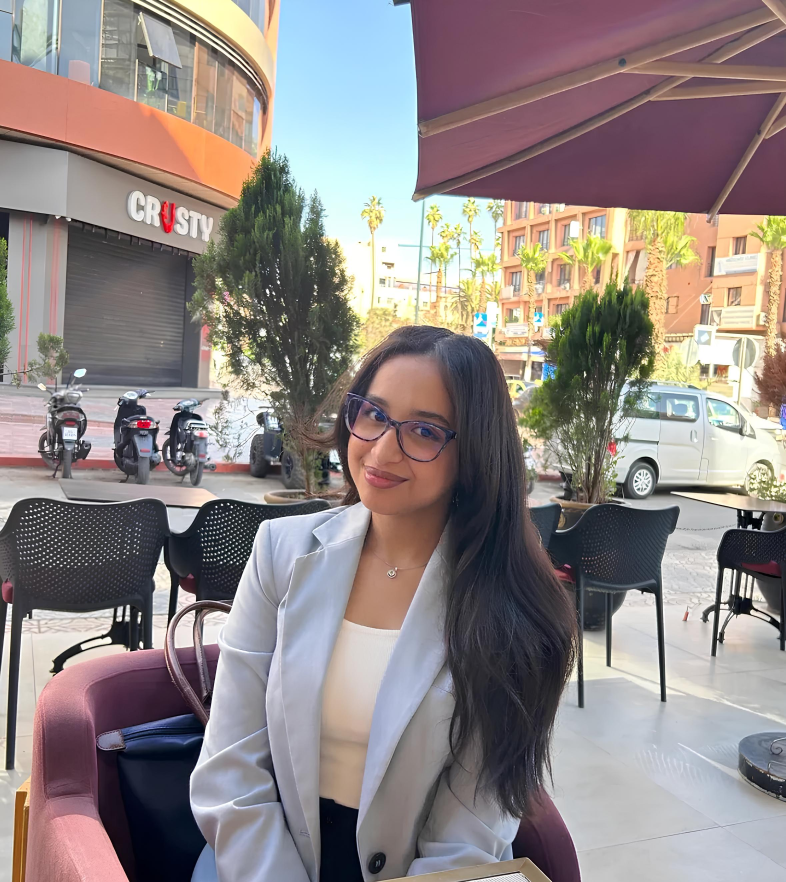
#> input picture chaimaa.jpeg, 2358 x 2646 px (shown at 1/3 size)
$ python generate_share_image.py
#> lines starting #> are read from the running program, lines starting #| are printed output that depends on the picture; after the words box and inside, x2 and y2 are one past the last pixel; in counts of white or black regions, pixels touching at a corner belong together
from pathlib import Path

from PIL import Image, ImageFilter, ImageEnhance, ImageOps, ImageDraw


ROOT = Path(__file__).resolve().parent
SOURCE = ROOT / "chaimaa.jpeg"
OUTPUT_DIR = ROOT / "assets"
OUTPUT_DIR.mkdir(exist_ok=True)
OUTPUT = OUTPUT_DIR / "chaimaa-share.png"


def make_cover_image(img: Image.Image, size: tuple[int, int]) -> Image.Image:
#> called with size = (1200, 630)
    target_w, target_h = size
    src_w, src_h = img.size
#> src_w = 2358; src_h = 2646
    scale = max(target_w / src_w, target_h / src_h)
#> scale = 0.509
    resized = img.resize((int(src_w * scale), int(src_h * scale)), Image.Resampling.LANCZOS)
    left = (resized.width - target_w) // 2
#> left = 0
    top = (resized.height - target_h) // 2
#> top = 358
    return resized.crop((left, top, left + target_w, top + target_h))
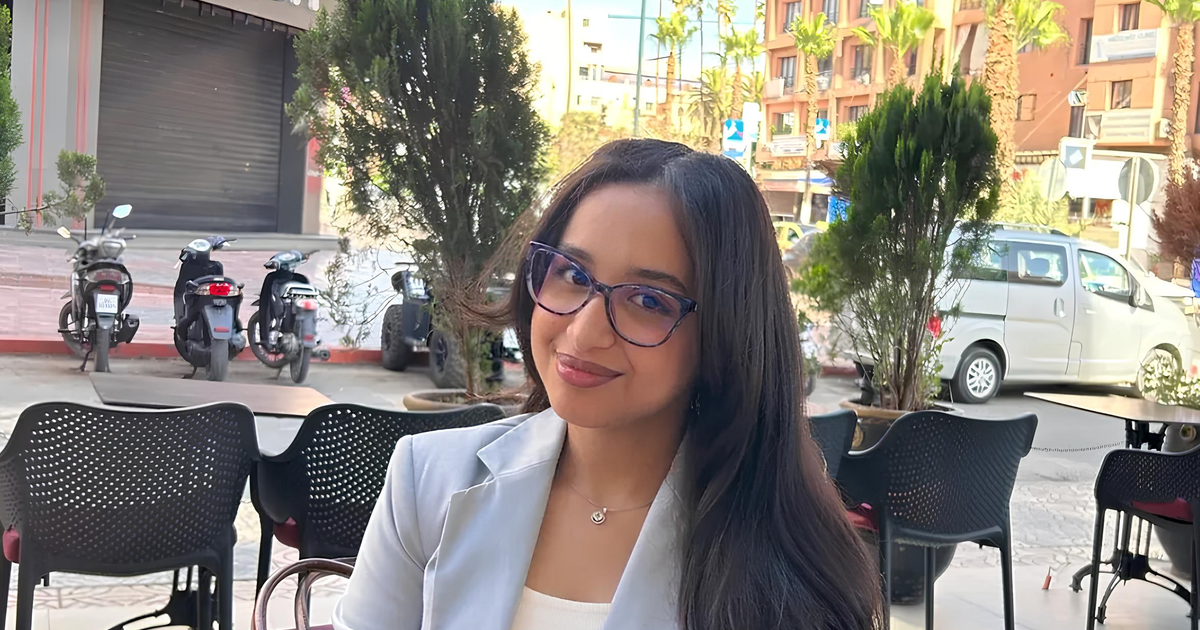
#> returned value: PIL image 1200x630 RGBA; mean R, G, B, A 138.2, 131.6, 124, 255


def main() -> None:
    img = Image.open(SOURCE).convert("RGBA")

    canvas_size = (1200, 630)
    bg = make_cover_image(img, canvas_size).filter(ImageFilter.GaussianBlur(18))
    bg = ImageEnhance.Brightness(bg).enhance(0.78)
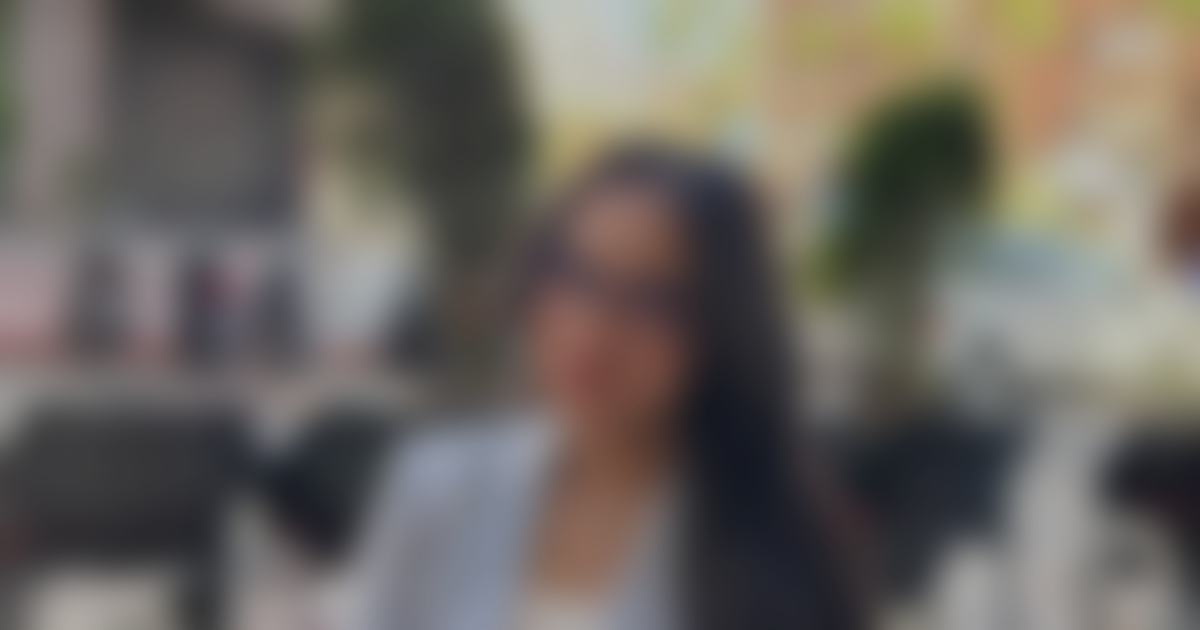
#> bg: PIL image 1200x630 RGBA; mean R, G, B, A 107.2, 102.1, 96.2, 255
    bg = ImageEnhance.Contrast(bg).enhance(0.95)

    canvas = bg.copy()
    overlay = Image.new("RGBA", canvas_size, (22, 0, 0, 70))
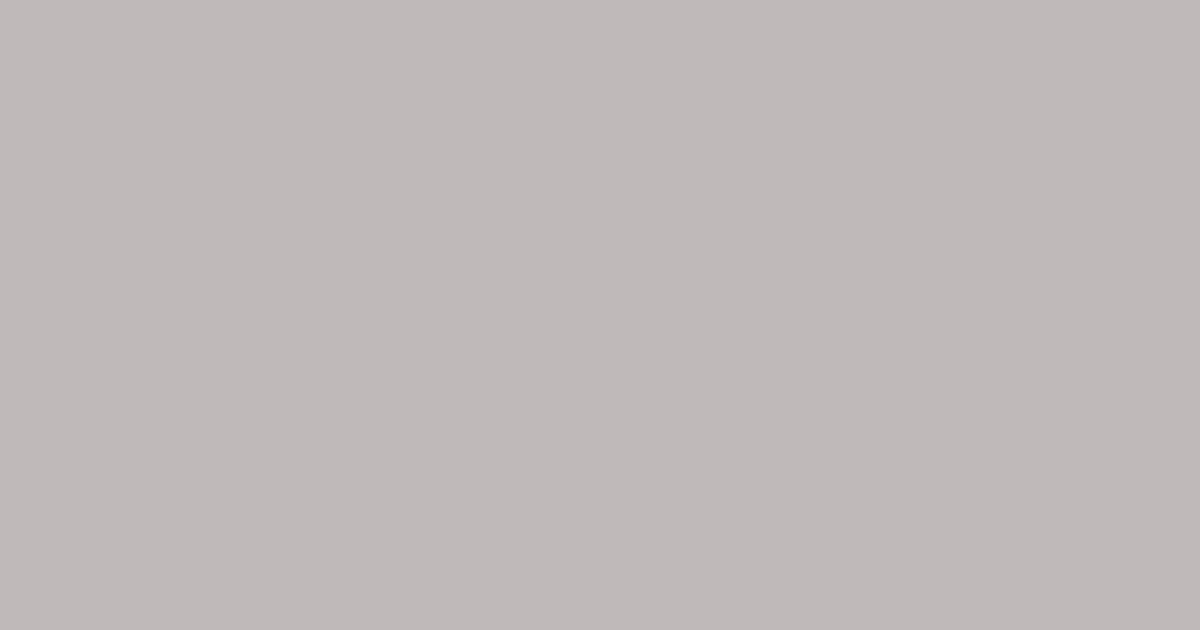
#> overlay: PIL image 1200x630 RGBA; mean R, G, B, A 22, 0, 0, 70; transparent parts drawn white
    canvas = Image.alpha_composite(canvas, overlay)

    # Add a soft vignette to keep the focus centered.
    vignette = Image.new("L", canvas_size, 0)
#> vignette: PIL image 1200x630 L; every value is 0
    vignette_draw = ImageDraw.Draw(vignette)
    vignette_draw.ellipse((-80, -80, 1280, 710), fill=255)
    vignette = vignette.filter(ImageFilter.GaussianBlur(90))
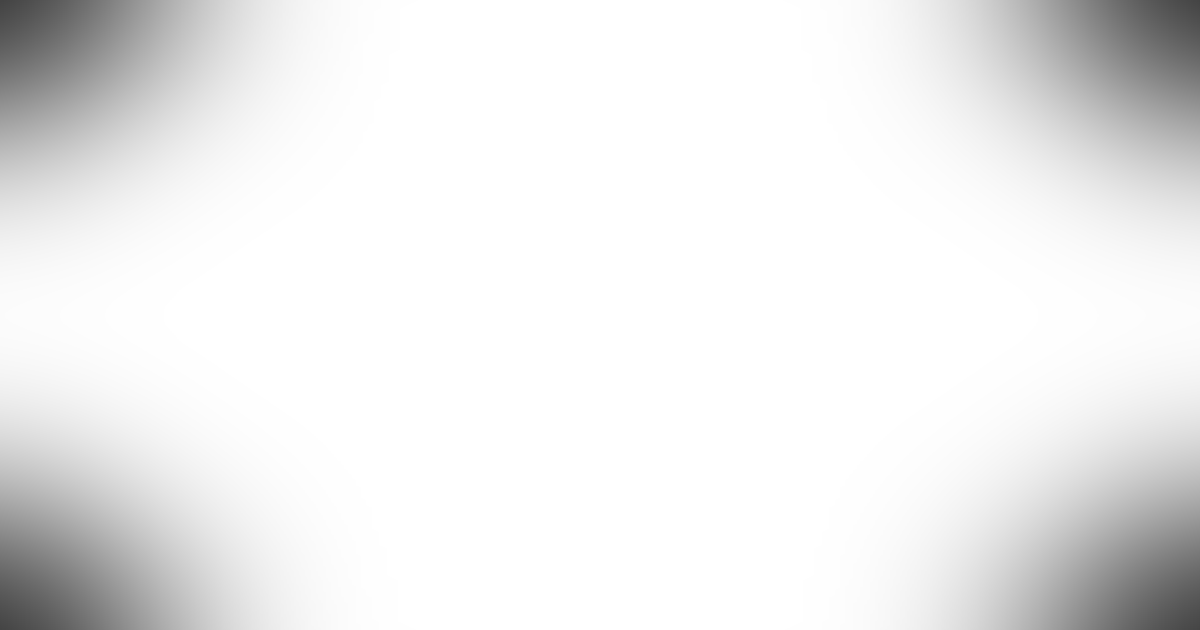
#> vignette: PIL image 1200x630 L; min 68, max 255, mean 236.5
    dark = Image.new("RGBA", canvas_size, (0, 0, 0, 90))
    canvas = Image.composite(canvas, Image.alpha_composite(canvas, dark), vignette)

    # Center the original invitation image, cropped to a pleasant portrait card.
    card_h = 560
    card_w = int(card_h * img.width / img.height)
#> card_w = 499
    card = ImageOps.contain(img, (card_w, card_h), method=Image.Resampling.LANCZOS)

    # Shadow behind the card.
    shadow = Image.new("RGBA", (card.width + 40, card.height + 40), (0, 0, 0, 0))
#> shadow: PIL image 539x600 RGBA; every value is 0
    shadow_draw = ImageDraw.Draw(shadow)
    shadow_draw.rounded_rectangle((16, 16, shadow.width - 16, shadow.height - 16), radius=34, fill=(0, 0, 0, 90))
    shadow = shadow.filter(ImageFilter.GaussianBlur(14))
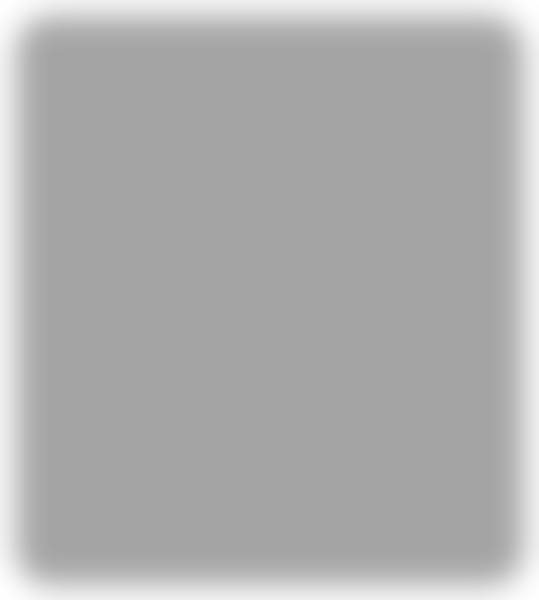
#> shadow: PIL image 539x600 RGBA; mean R, G, B, A 0, 0, 0, 79.8; transparent parts drawn white

    x = (canvas_size[0] - shadow.width) // 2
#> x = 330
    y = (canvas_size[1] - shadow.height) // 2
#> y = 15
    canvas.alpha_composite(shadow, (x, y))

    card_bg = Image.new("RGBA", (card.width + 28, card.height + 28), (253, 246, 240, 255))
    card_mask = Image.new("L", card_bg.size, 0)
#> card_mask: PIL image 527x588 L; every value is 0
    ImageDraw.Draw(card_mask).rounded_rectangle((0, 0, card_bg.width, card_bg.height), radius=32, fill=255)
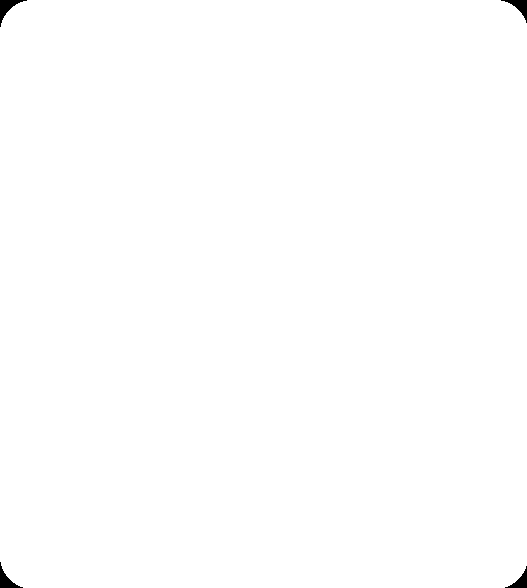
#> card_mask: PIL image 527x588 L; 99.7% white; 4 black regions, box (x1, y1, x2, y2) and area: (0, 0, 27, 27) 230, (501, 0, 527, 23) 203, (0, 562, 23, 588) 203, (505, 566, 527, 588) 177
    card_bg.putalpha(card_mask)
    card_bg.alpha_composite(card, (14, 14))

    canvas.alpha_composite(card_bg, ((canvas_size[0] - card_bg.width) // 2, (canvas_size[1] - card_bg.height) // 2))
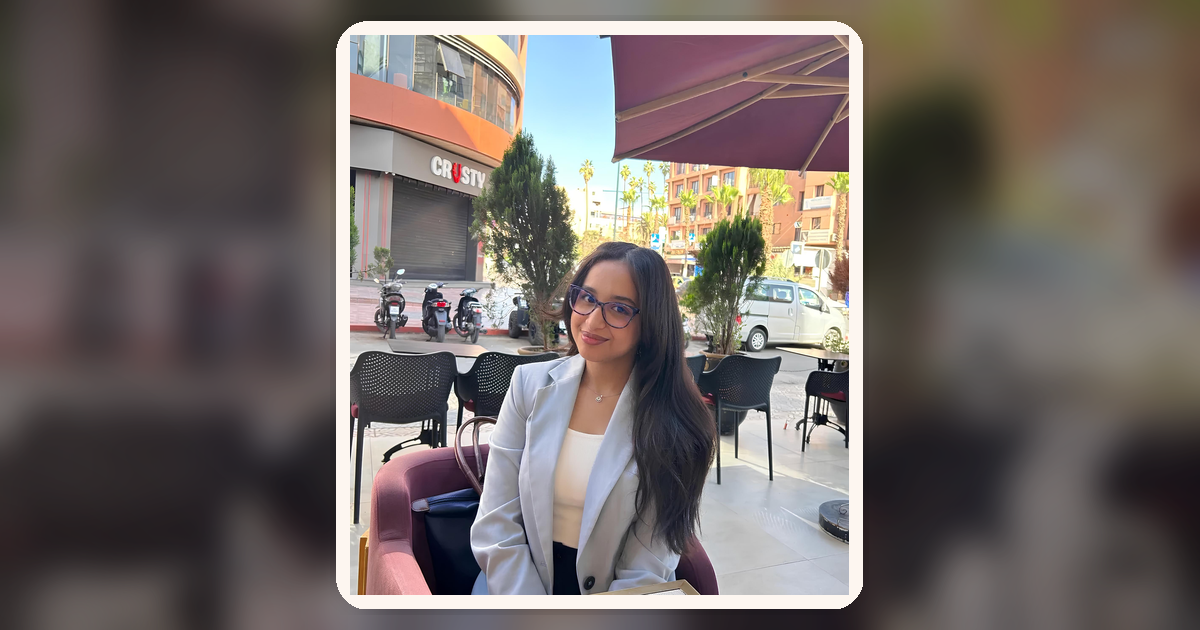
#> canvas: PIL image 1200x630 RGBA; mean R, G, B, A 110.9, 102.3, 99.2, 255

    canvas.convert("RGB").save(OUTPUT, quality=92, optimize=True)
    print(f"Saved {OUTPUT}")


if __name__ == "__main__":
    main()

$ run again, with 97b999f1-0b0d-4a68-861b-1acb4818d6ae.jpg copied over chaimaa.jpeg
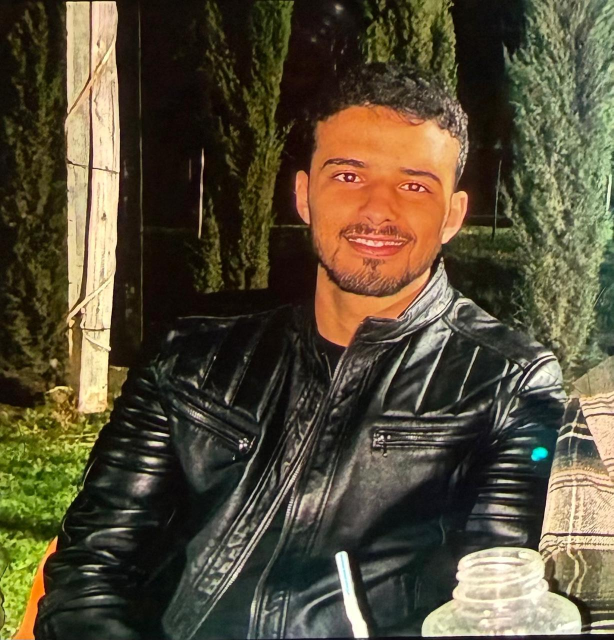
#> input picture 97b999f1-0b0d-4a68-861b-1acb4818d6ae.jpg, 1227 x 1280 px (shown at 1/2 size)
#> in main, `card_bg.alpha_composite(card, (14, 14))`:
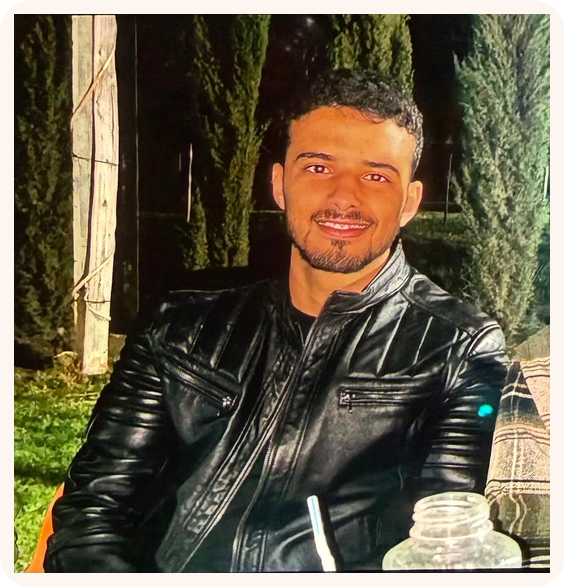
#> card_bg: PIL image 564x587 RGBA; mean R, G, B, A 102, 93.1, 72.9, 254.4; transparent parts drawn white
#> in main, `canvas.alpha_composite(card_bg, ((canvas_size[0] - card_bg.width) // 2..`:
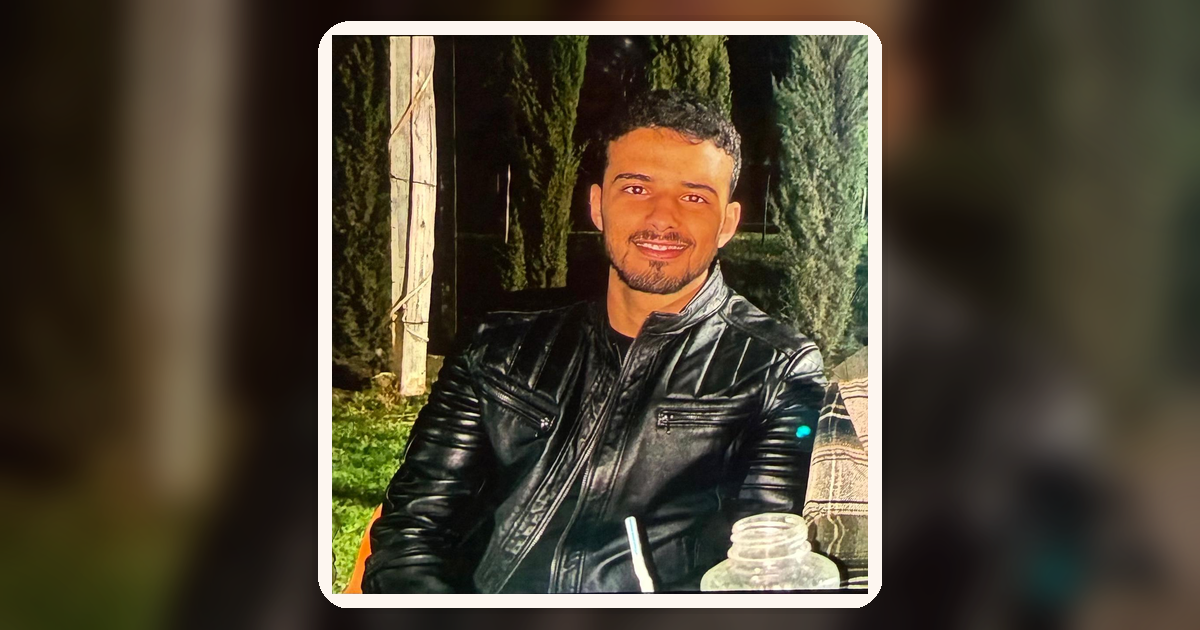
#> canvas: PIL image 1200x630 RGBA; mean R, G, B, A 75, 66.3, 49.9, 255

$ run again, with gold_confetti.png saved as chaimaa.jpeg
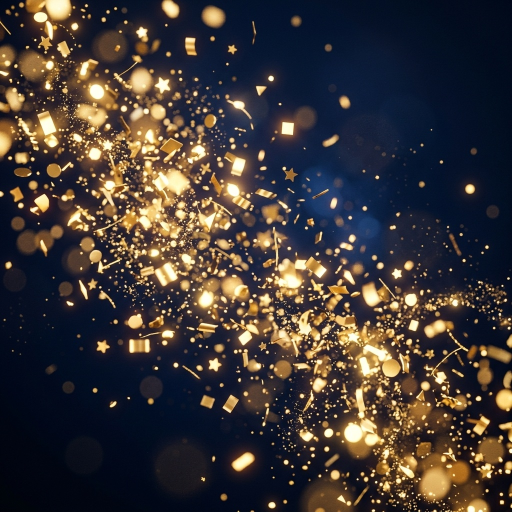
#> input picture gold_confetti.png, 1024 x 1024 px (shown at 1/2 size)
#> in make_cover_image, `return resized.crop((left, top, left + target_w, top + target_h))`:
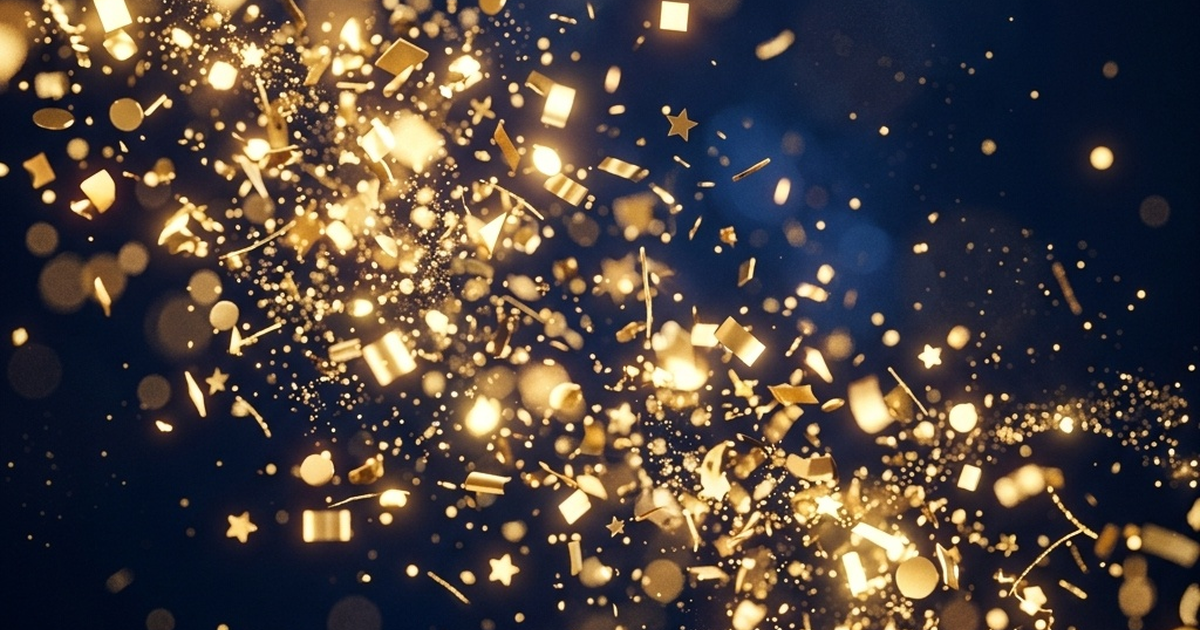
#> returned value: PIL image 1200x630 RGBA; mean R, G, B, A 76.3, 67.2, 63.3, 255
#> in main, `canvas.alpha_composite(card_bg, ((canvas_size[0] - card_bg.width) // 2..`:
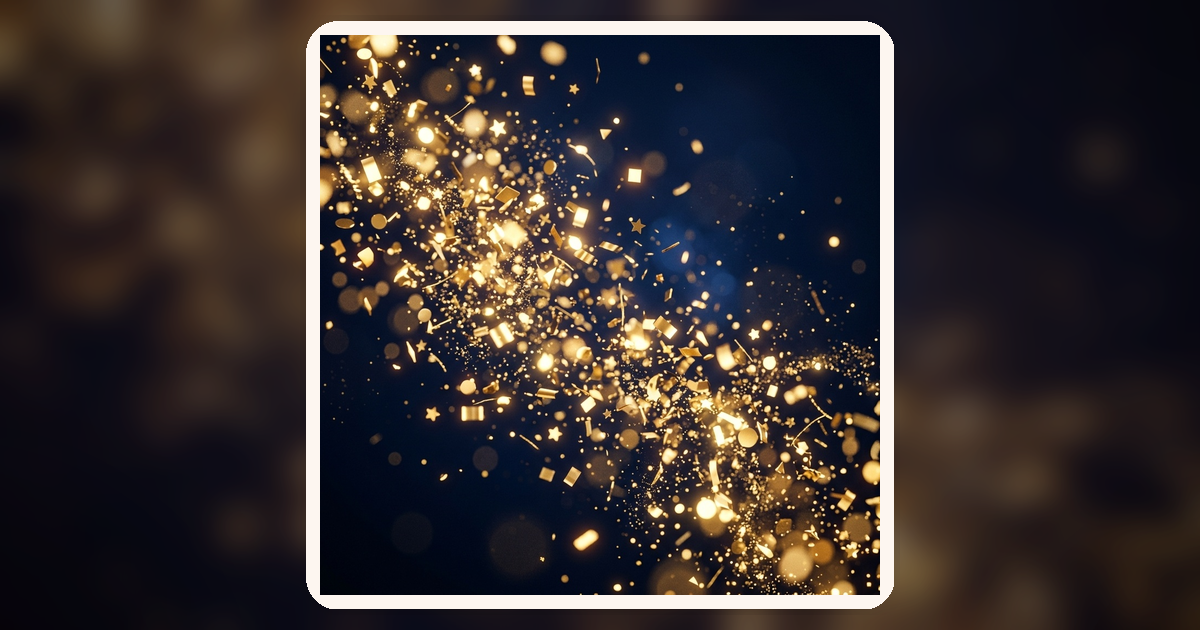
#> canvas: PIL image 1200x630 RGBA; mean R, G, B, A 55.1, 47.6, 47.5, 255
